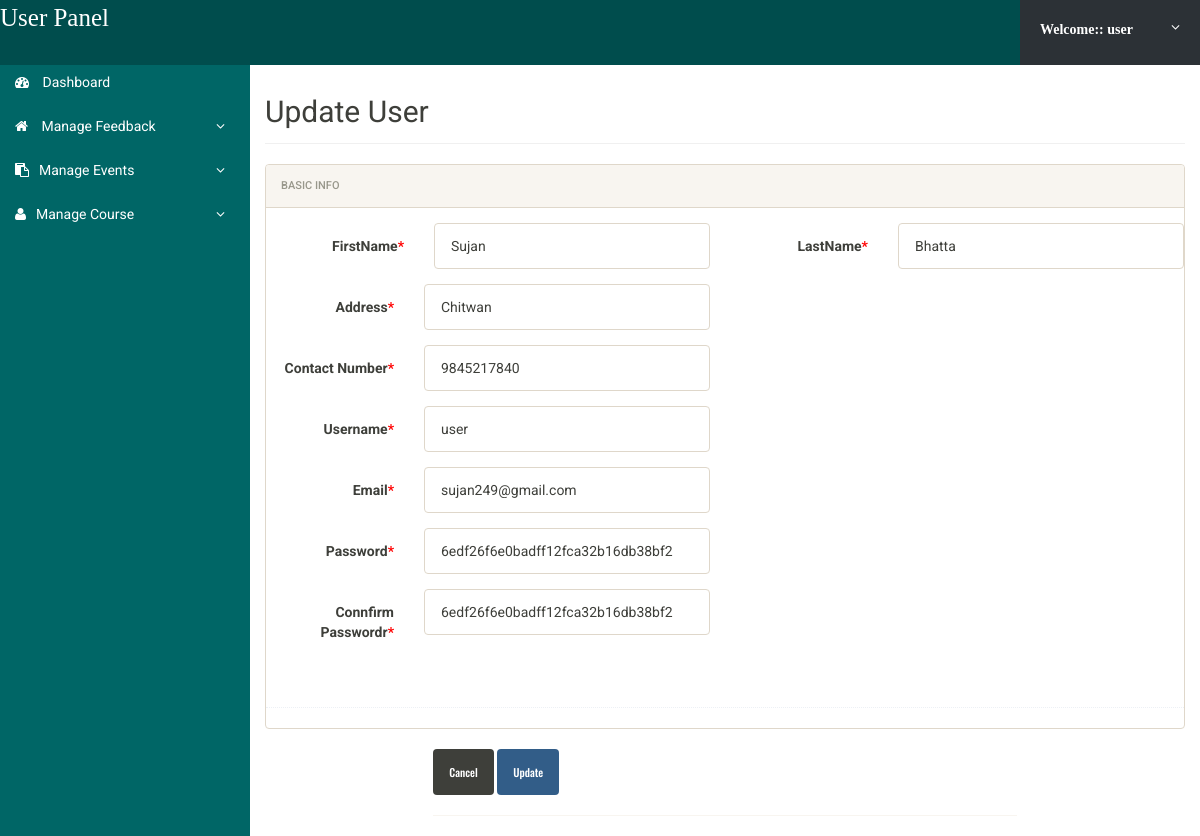
The app's page /User/edit_user.php (signed in) with its own data.
### tables this page shows
CREATE TABLE `registration` (
  `reg_id` int(5) NOT NULL,
  `firstname` varchar(244) NOT NULL,
  `lastname` varchar(244) NOT NULL,
  `address` varchar(244) NOT NULL,
  `contact` varchar(10) NOT NULL,
  `username` varchar(50) NOT NULL,
  `email` varchar(50) NOT NULL,
  `password` varchar(50) NOT NULL,
  `cpassword` varchar(50) NOT NULL
);

### User/class/DatabaseClass.php (called while the page is built, shortened)
<?php
Class Database{
 public $host   = "localhost";
 public $user   = "root";
 public $pass   = "";
 public $dbname = "login";
 public $link;
private function connectDB(){
 $this->link = new mysqli($this->host, $this->user, $this->pass,
  $this->dbname);
 }
public function select($query){
  $result = $this->link->query($query) or
   die($this->link->error.__LINE__);
  if($result->num_rows > 0){
    return $result;
  } else {
    return false;
  }
 }
}

### User/class/UserClass.php (called while the page is built, shortened)
<?php
include_once 'DatabaseClass.php';
?>
<?php
class UserClass {
	private $db;
	public function __construct(){
		$this->db=new Database();
	}
    public function GetAllUserById($username){
       $query="SELECT * FROM registration WHERE username='$username'";
       $result=$this->db->select($query);
       return $result;
    }
}
?>

### User/edit_user.php (the view, shortened to what this page needs)
<?php
$username = $_SESSION['username'];
include "class/UserClass.php";
$user=new UserClass();
if (!isset($_SESSION['username']))
{
  header("LOCATION:../index.php");
}
else
{
?>
<!doctype html>
<html lang="en" class="no-js">
<head>
  <link rel="stylesheet" href="css/font-awesome.min.css">
  <link rel="stylesheet" href="css/bootstrap.min.css">
  <link rel="stylesheet" href="css/dataTables.bootstrap.min.css">
  <link rel="stylesheet" href="css/bootstrap-social.css">
  <link rel="stylesheet" href="css/bootstrap-select.css">
  <link rel="stylesheet" href="css/fileinput.min.css">
  <link rel="stylesheet" href="css/awesome-bootstrap-checkbox.css">
  <link rel="stylesheet" href="css/style.css">
</head>
<body>
  <?php include('includes/header.php');?>
  <div class="ts-main-content">
  <?php include('includes/leftbar.php');?>
    <div class="content-wrapper">
      <div class="container-fluid">
        <div class="row">
          <div class="col-md-12">
            <h2 class="page-title">Update User</h2>
            <div class="row">
              <div class="col-md-12">
                <div class="panel panel-default">
                  <div class="panel-heading">Basic Info</div>
  <?php
$getall=$user->GetAllUserById($username);
if($getall){
  while ($result=$getall->fetch_assoc()){
    ?>
                  <div class="panel-body">
<form method="POST" class="form-horizontal" enctype="multipart/form-data">
<div class="form-group">
<label class="col-sm-2 control-label">FirstName<span style="color:red">*</span></label>
<div class="col-sm-4">
<input type="text" name="firstname" class="form-control" value="<?php echo $result['firstname'];?>" required>
</div>
<div class="form-group">
<label class="col-sm-2 control-label">LastName<span style="color:red">*</span></label>
<div class="col-sm-4">
<input type="text" name="lastname" class="form-control" value="<?php echo $result['lastname'];?>" required>
</div>
</div>
<div class="form-group">
<label class="col-sm-2 control-label">Address<span style="color:red">*</span></label>
<div class="col-sm-4">
<input type="text" name="address" class="form-control" value="<?php echo $result['address'];?>" required>
</div>
</div>
<div class="form-group">
<label class="col-sm-2 control-label">Contact Number<span style="color:red">*</span></label>
<div class="col-sm-4">
<input type="text" name="contact" class="form-control" value="<?php echo $result['contact'];?>" required>
</div>
</div>
<div class="form-group">
<label class="col-sm-2 control-label">Username<span style="color:red">*</span></label>
<div class="col-sm-4">
<input type="text" name="username" class="form-control" value="<?php echo $result['username'];?>" required>
</div>
</div>
<div class="form-group">
<label class="col-sm-2 control-label">Email<span style="color:red">*</span></label>
<div class="col-sm-4">
<input type="text" name="email" class="form-control" value="<?php echo $result['email'];?>" required>
</div>
</div>
<div class="form-group">
<label class="col-sm-2 control-label">Password<span style="color:red">*</span></label>
<div class="col-sm-4">
<input type="text" name="password" class="form-control" value="<?php echo $result['password'];?>" required>
</div>
</div>
<div class="form-group">
<label class="col-sm-2 control-label">Connfirm Passwordr<span style="color:red">*</span></label>
<div class="col-sm-4">
<input type="text" name="cpassword" class="form-control" value="<?php echo $result['cpassword'];?>" required>
</div>
</div>
</div>
</div>
<div class="hr-dashed"></div>
</div>
</div>
</div>
</div>
</div>
              <div class="form-group">
              <div class="col-sm-8 col-sm-offset-2">
              <button class="btn btn-default" type="reset">Cancel</button>
              <input type="submit" name="submit" class="btn btn-primary" value="Update"><hr>
              </div>
              </div>
              <?php } }?>
                  </div>
                </div>
              </div>
</body>
</html>
<?php
}
?>

### User/css/style.css (style rules this page uses)
html { font-size: 14px; }
@media only screen and (min-width: 480px) { html { font-size: 17px; } }
@media only screen and (min-width: 768px) { html { font-size: 14px; } }
body { font-size: 1em; }
.btn { font-family: 'Oswald', sans-serif; }
.hr-dashed { background-color: transparent; border-top: 1px dotted #edf0f5; color: transparent; height: 1px; margin: 20px 0; }
.panel { overflow: hidden; }
.btn { text-transform: none; }
.page-title { padding-bottom: 15px; margin-bottom: 20px; border-bottom: 1px solid #f0f0f0; }
.ts-main-content .content-wrapper { padding-top: 15px; margin-top: 60px; }
@media only screen and (min-width: 992px) { .ts-main-content .content-wrapper { margin-left: 250px; } }

### records on screen
registration: firstname "Sujan", lastname "Bhatta", address "Chitwan", contact "9845217840", username "user", email "sujan249@gmail.com", password "6edf26f6e0badff12fca32b16db38bf2", cpassword "6edf26f6e0badff12fca32b16db38bf2"

### other values on screen
$_SESSION['username'] "user"
